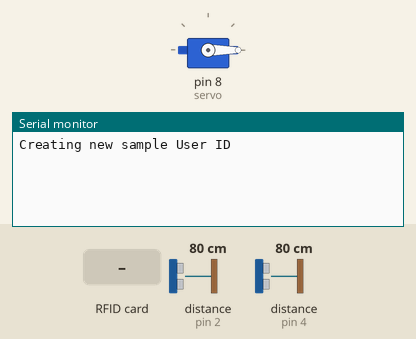
Recording of a sketch running on a simulated Arduino Uno, built with avr-gcc and run on an emulated ATmega328P. Shown: servo, the last lines printed to the serial monitor. Wiring (inferred from the names in the program): 2 × ultrasonic range finder: trigger pin 3, echo pin 2 / trigger pin 5, echo pin 4. The test bench sets the inputs (shaded band); at power-on: distance to the obstacle (sensors on pin 2, pin 4) 80 cm. The echo pulse lasts 58.3 µs per cm.

Above: at 1.2 s.
1.3 s: distance to the obstacle (sensor on pin 2) set to 2 cm
At 1.67 s:
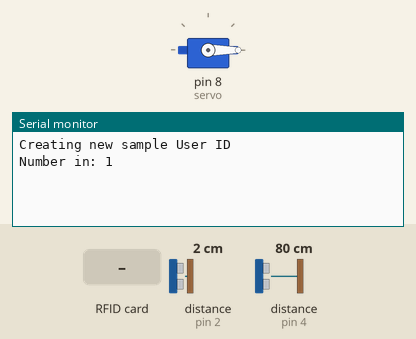
3.3 s: RFID card 5E 7A 19 C4 held to the reader
At 3.53 s:
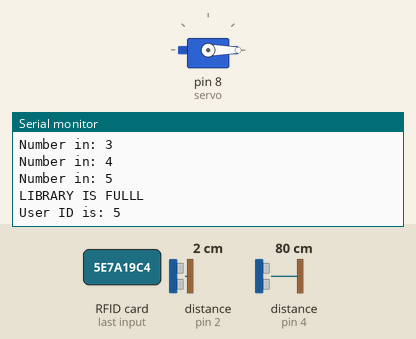
Timing chart, 0 to 6.3 s (numbered marks = the images above; inputs shaded):
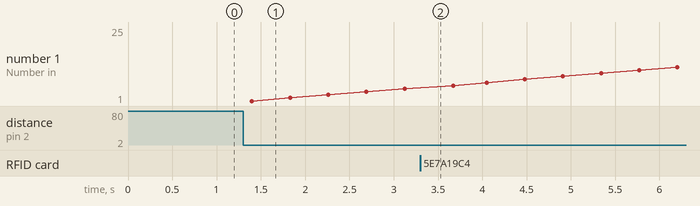

Measured:
- after the input at 1.3 s, the serial monitor: prints a new line after 0.10 s (image 1)
- after the input at 3.3 s, the serial monitor: prints a new line after 0.23 s (image 2)

The sketch:

covidSafe-LibraryEntrance.ino
```cpp
//      Sector 1 - Block 4
//
//      BYTE Pos    Value     Meaning
//
//          0        0x01       Registered User
//          0        0x00       Visitor ID
//
//          1        0x01       User can access library
//          1        0x00       User cannot access the library
//
//          2        0x01       User can access Building A
//          2        0x00       User cannot access Building A
//
//          3        0x01       User can access Building B
//          3        0x00       User cannot access Building B


#include <SPI.h>
#include <MFRC522.h>
#include <Servo.h>

#define RST_PIN         9           // Configurable, see typical pin layout above
#define SS_PIN          10          // Configurable, see typical pin layout above

MFRC522 mfrc522(SS_PIN, RST_PIN);   // Create MFRC522 instance.

MFRC522::MIFARE_Key key;
Servo servo;


int userID = 0000005; //Upto 9,999,999 users can be registered in the system
String username = "Rashmika Opatha";

int ones;
int tens;
int hundreds;
int thousands;
int tenThousands;
int lakhs;
int millions;

const int echopin1 = 2;
const int trigpin1 = 3;
const int echopin2 = 4;
const int trigpin2 = 5;

long inDuration, outDuration, inDistance, outDistance;

int inCount = 0;
int outCount = 0;
int full = 0;
int maxHeads = 10;
int ledPin = 6;
int numberIn = 0;
boolean validID = false;

void setup() {
  Serial.begin(9600); // Initialize serial communications with the PC
  while (!Serial);    // Do nothing if no serial port is opened (added for Arduinos based on ATMEGA32U4)
  SPI.begin();        // Init SPI bus
  mfrc522.PCD_Init(); // Init MFRC522 card

  // Prepare the key (used both as key A and as key B)

  // using FFFFFFFFFFFFh which is the default at chip delivery from the factory
  for (byte i = 0; i < 6; i++) {
    key.keyByte[i] = 0xFF;
  }
  Serial.println(F("Creating new sample User ID"));

  pinMode(trigpin1, OUTPUT);
  pinMode(trigpin2, OUTPUT);
  pinMode(echopin1, INPUT);
  pinMode(echopin2, INPUT);

  servo.attach(8);
  servo.write(0);
}

void loop() {

  //==============================================================================================================================
  //Ultrasonic sensor code
  digitalWrite(trigpin1, LOW);
  delayMicroseconds(3);
  digitalWrite(trigpin1, HIGH);
  delayMicroseconds(5);
  digitalWrite(trigpin1, LOW);
  inDuration = pulseIn(echopin1, HIGH);

  digitalWrite(trigpin2, LOW);
  delayMicroseconds(3);
  digitalWrite(trigpin2, HIGH);
  delayMicroseconds(5);
  digitalWrite(trigpin2, LOW);
  outDuration = pulseIn(echopin2, HIGH);

  inDistance = inDuration * 0.034 / 2;
  outDistance = outDuration * 0.034 / 2;

  if (inDistance < 10) {
    inCount++;
    Serial.print("Number in: ");
    Serial.println(inCount);
    delay(100);
  }

  if (outDistance < 10) {
    inCount--;
    Serial.print("Number in: ");
    Serial.println(inCount);
    delay(100);
  }

  delay(200);

  if (inCount >= 5) {
    //Library Full
    full = 1;
    digitalWrite(ledPin, HIGH);
    Serial.println("LIBRARY IS FULLL");
    delay(100);
  } else {
    full = 0;
    digitalWrite(ledPin, LOW);
    delay(100);
  }
  // End Ultrasonic sensor code
  //==============================================================================================================================


  // Reset the loop if no new card present on the sensor/reader. This saves the entire process when idle.
  if ( ! mfrc522.PICC_IsNewCardPresent())
    return;

  // Select one of the cards
  if ( ! mfrc522.PICC_ReadCardSerial())
    return;

  Serial.print(F("User ID is: ")); Serial.println(userID);
  Serial.println();

  MFRC522::PICC_Type piccType = mfrc522.PICC_GetType(mfrc522.uid.sak);

  // Check for compatibility
  if (    piccType != MFRC522::PICC_TYPE_MIFARE_MINI
          &&  piccType != MFRC522::PICC_TYPE_MIFARE_1K
          &&  piccType != MFRC522::PICC_TYPE_MIFARE_4K) {
    Serial.println(F("Invalid ID presented! Please contact security for any inquiries. "));
    return;
  }

  // In this sample we use the second sector,
  // that is: sector #1, covering block #4 up to and including block #7
  byte no_access = 0x00;
  byte allow_access = 0x01;
  byte visitor = 0x00;
  byte user = 0x01;

  byte sector         = 1;
  byte blockAddr      = 4;
  byte trailerBlock   = 7;
  MFRC522::StatusCode status;
  byte buffer[18];
  byte size = sizeof(buffer);


  // Authenticate using key B

  Serial.println(F("Creating User ID")); Serial.println();
  status = (MFRC522::StatusCode) mfrc522.PCD_Authenticate(MFRC522::PICC_CMD_MF_AUTH_KEY_B, trailerBlock, &key, &(mfrc522.uid));
  if (status != MFRC522::STATUS_OK) {
    Serial.print(F("PCD_Authenticate() failed: "));
    Serial.println(mfrc522.GetStatusCodeName(status));
    return;
  }

  // Read data from the block (again, should now be what we have written)

  status = (MFRC522::StatusCode) mfrc522.MIFARE_Read(blockAddr, buffer, &size);
  if (status != MFRC522::STATUS_OK) {
    Serial.print(F("Error reading User ID, Please try again!"));
    Serial.print(F("MIFARE_Read() failed: "));
    Serial.println(mfrc522.GetStatusCodeName(status));
  }


  if (buffer[1] == 0 ) {
    Serial.println(F("Sorry! You do not have permission enter this building"));
  } else {
    validID = true;
    Serial.println(F("Welcome to the library!"));
    Serial.println(validID);
    Serial.println(full);
  }

  Serial.println();

  int tempInCount = inCount;

  if (full == 0 && validID == true) {
    //    Open the gate

    Serial.println("Gate Opened");
    servo.write(180);
  }else{
    Serial.println("Library is full");
  }

  // Dump the sector data
  Serial.println(F("Current data in sector:"));
  mfrc522.PICC_DumpMifareClassicSectorToSerial(&(mfrc522.uid), &key, sector);
  Serial.println();

  // Halt PICC
  mfrc522.PICC_HaltA();
  // Stop encryption on PCD
  mfrc522.PCD_StopCrypto1();
}

void displayAllowedBuildings(byte* buffer) {

  Serial.println("The list of buildings User has access to: " );

  if (buffer[1] == 1) {
    Serial.println("Can access the Library");
  } else {
    Serial.println("No access to the library");
  }

  if (buffer[2] == 1) {
    Serial.println("A");
  }

  if (buffer[3] == 1) {
    Serial.println("B");
  }

}


void dump_byte_array(byte *buffer, byte bufferSize) {
  for (byte i = 0; i < bufferSize; i++) {
    Serial.print(buffer[i] < 0x10 ? " 0" : " ");
    Serial.print(buffer[i], HEX);
  }
}
```
